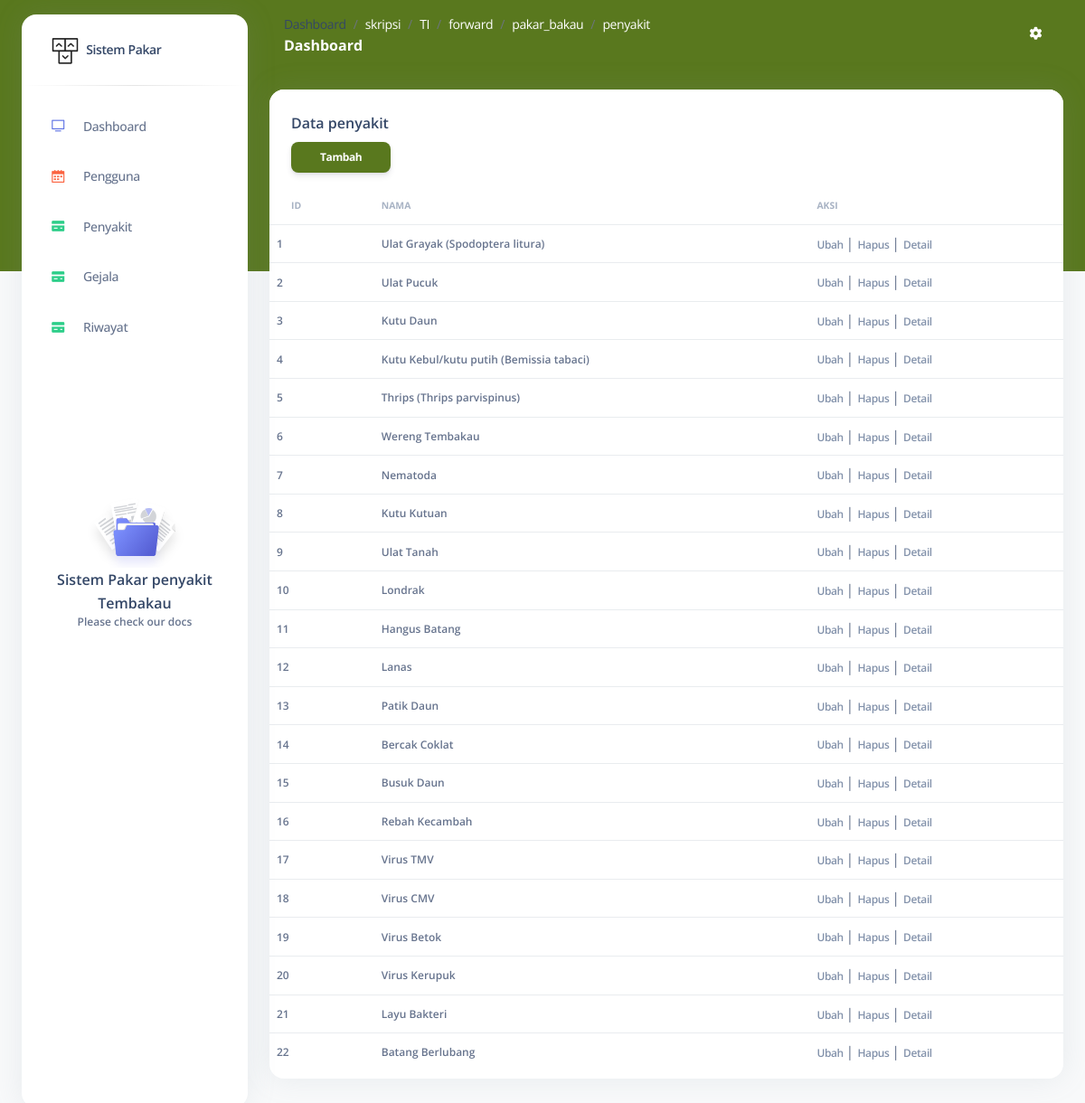
The app's page /index.php/penyakit, older data.
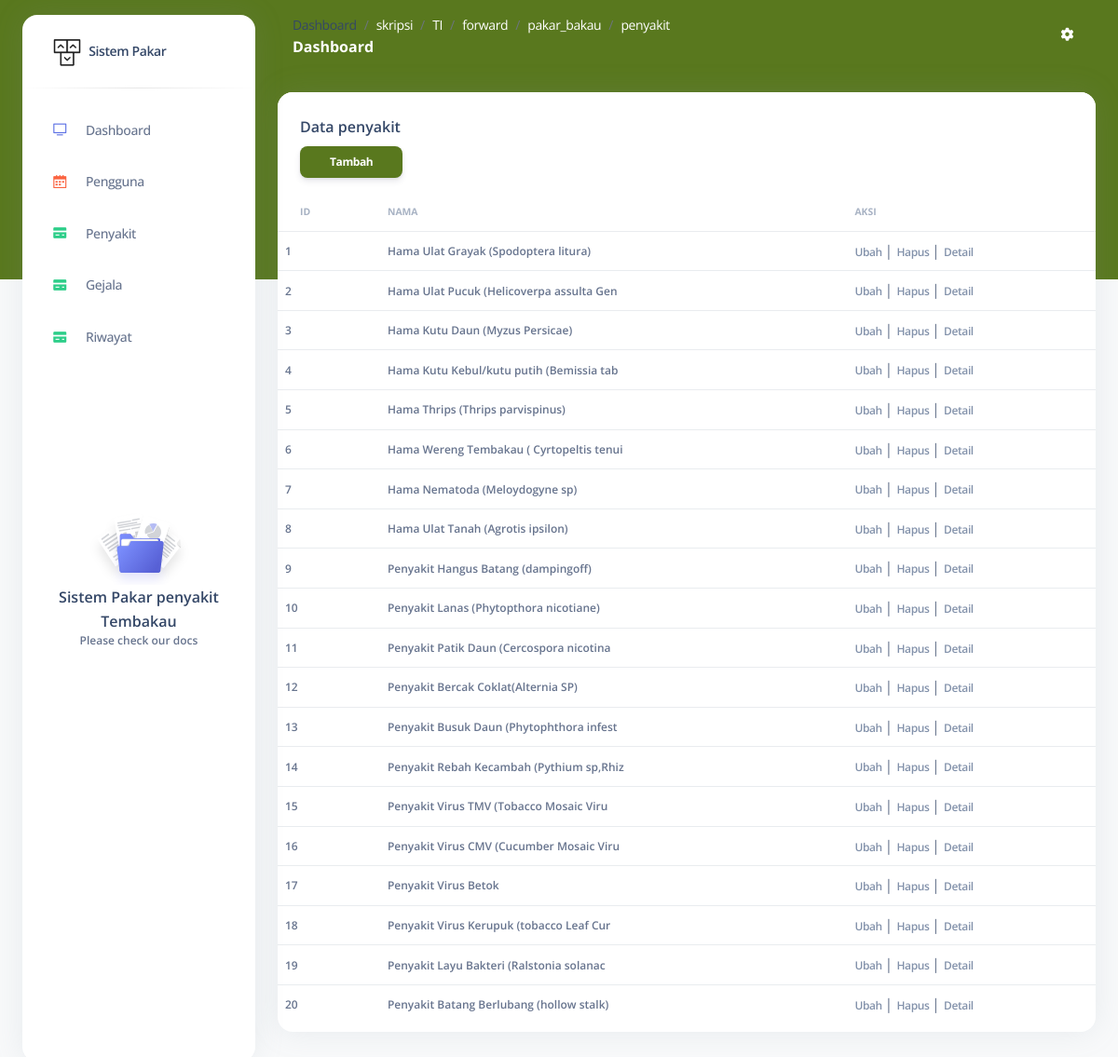
The same page, newer data.
### tables this page shows
CREATE TABLE `penyakit` (
  `id` int(11) NOT NULL,
  `nama` varchar(100) NOT NULL,
  `solusi` text DEFAULT NULL
);

### application/helpers/response_helper.php (called while the page is built, shortened)
<?php
class Response_helper
{
	public static function part($file)
	{
		include str_replace("system", "application/views/", BASEPATH) . "part/$file.php";
	}
}

### application/controllers/Penyakit.php (called while the page is built, shortened)
<?php
class Penyakit extends CI_Controller {
	function __construct()
  	{
		$this->low = "penyakit";
		$this->cap = "Penyakit";
		$this->load->helper("Response_helper");
		$this->load->helper("Input_helper");
    }
    public function index(){
		$data['title'] = "Data $this->cap";
		$data['content'] = "$this->low/index";
		$data['data'] = $this->db->get("$this->low")->result_array();
        $this->load->view('backend/index',$data);
    }
}

### index.php (called while the page is built, shortened)
<?php
require_once BASEPATH.'core/CodeIgniter.php';

### application/views/backend/layout/content.php (called while the page is built)
<?php
include str_replace("system", "application/views/backend/content", BASEPATH)."/$content.php";
 ?>

### application/views/backend/content/penyakit/index.php (the view, shortened to what this page needs)
<div class="container-fluid py-4">
      <div class="row">
        <div class="col-12">
          <div class="card mb-4">
            <div class="card-header pb-0">
              <h6>Data <?= $this->low ?></h6>
              <a href="<?= base_url($this->low.'/add') ?>"><button class="btn btn-primary btn-sm ms-auto ">Tambah</button></a>
            </div>
            <div class="card-body px-0 pt-0 pb-2">
              <div class="table-responsive p-0">
                <table class="table align-items-center mb-0">
                  <thead>
                    <tr>
                      <th class="text-uppercase text-secondary text-xxs font-weight-bolder opacity-7">ID</th>
                      <th class="text-uppercase text-secondary text-xxs font-weight-bolder opacity-7 ps-2">Nama</th>
                      <th class="text-uppercase text-secondary text-xxs font-weight-bolder opacity-7 ps-2">Aksi</th>
                    </tr>
                  </thead>
                  <tbody>
                  <?php
                    $no = 1;
                    foreach ($data as $d) {
                    ?>
                    <tr>
                     <td class="text-xs font-weight-bold mb-0"><?= $no ?></td>
                     <td>
                        <p class="text-xs font-weight-bold mb-0"><?= $d['nama'] ?></p>
                      </td>
                      <td class="align-middle">
                        <a href="<?= base_url($this->low.'/edit/'.$d['id']) ?>" class="text-secondary font-weight-bold text-xs" data-toggle="tooltip" data-original-title="Edit user">
                          Ubah
                        </a>
                        |
                        <a href="<?= base_url($this->low.'/delete/'.$d['id']) ?>" class="text-secondary font-weight-bold text-xs " onclick="return hapus()" data-toggle="tooltip" data-original-title="Hapus user">
                          Hapus
                        </a>
                        |
                        <a href="<?= base_url($this->low.'/detail/'.$d['id']) ?>" class="text-secondary font-weight-bold text-xs " data-toggle="tooltip" data-original-title="Hapus user">
                          Detail
                        </a>
                      </td>
                    </tr>
                    <?php $no++;} ?>
                  </tbody>
                </table>
              </div>
            </div>
          </div>
        </div>
      </div>
    </div>

### application/views/part/breadcrumb.php
<ol class="breadcrumb bg-transparent mb-0 pb-0 pt-1 px-0 me-sm-6 me-5">
    <li class="breadcrumb-item text-sm"><a href="<?=base_url()."dashboard"?>">Dashboard</a></li>
    <?php
        $var = str_replace("http://", "", base_url(uri_string()));
        $link = explode('/', $var);
        for($i = 2; $i < count($link);$i++){
    ?>
    <li class="breadcrumb-item text-sm" aria-current="page"><a href="#" class='text-white'><?=  $link[$i] ?></a></li>
    <?php } ?>
</ol>

Row changes from the older to the newer data that the page shows:
removed penyakit: nama "Kutu Kutuan"
removed penyakit: nama "Londrak"
changed penyakit: nama "Ulat Grayak (Spodoptera litura)" → "Hama Ulat Grayak (Spodoptera litura)"
changed penyakit: nama "Ulat Pucuk" → "Hama Ulat Pucuk (Helicoverpa assulta Gen"
changed penyakit: nama "Kutu Daun" → "Hama Kutu Daun (Myzus Persicae)"
changed penyakit: nama "Kutu Kebul/kutu putih (Bemissia tabaci)" → "Hama Kutu Kebul/kutu putih (Bemissia tab"
changed penyakit: nama "Thrips (Thrips parvispinus)" → "Hama Thrips (Thrips parvispinus)"
changed penyakit: nama "Wereng Tembakau" → "Hama Wereng Tembakau ( Cyrtopeltis tenui"
changed penyakit: nama "Nematoda" → "Hama Nematoda (Meloydogyne sp)"
changed penyakit: nama "Ulat Tanah" → "Hama Ulat Tanah (Agrotis ipsilon)"
changed penyakit: nama "Hangus Batang" → "Penyakit Hangus Batang (dampingoff)"
changed penyakit: nama "Lanas" → "Penyakit Lanas (Phytopthora nicotiane)"
changed penyakit: nama "Patik Daun" → "Penyakit Patik Daun (Cercospora nicotina"
changed penyakit: nama "Bercak Coklat" → "Penyakit Bercak Coklat(Alternia SP)"
changed penyakit: nama "Busuk Daun" → "Penyakit Busuk Daun (Phytophthora infest"
changed penyakit: nama "Rebah Kecambah" → "Penyakit Rebah Kecambah (Pythium sp,Rhiz"
changed penyakit: nama "Virus TMV" → "Penyakit Virus TMV (Tobacco Mosaic Viru"
changed penyakit: nama "Virus CMV" → "Penyakit Virus CMV (Cucumber Mosaic Viru"
changed penyakit: nama "Virus Betok" → "Penyakit Virus Betok"
changed penyakit: nama "Virus Kerupuk" → "Penyakit Virus Kerupuk (tobacco Leaf Cur"
changed penyakit: nama "Layu Bakteri" → "Penyakit Layu Bakteri (Ralstonia solanac"
changed penyakit: nama "Batang Berlubang" → "Penyakit Batang Berlubang (hollow stalk)"
